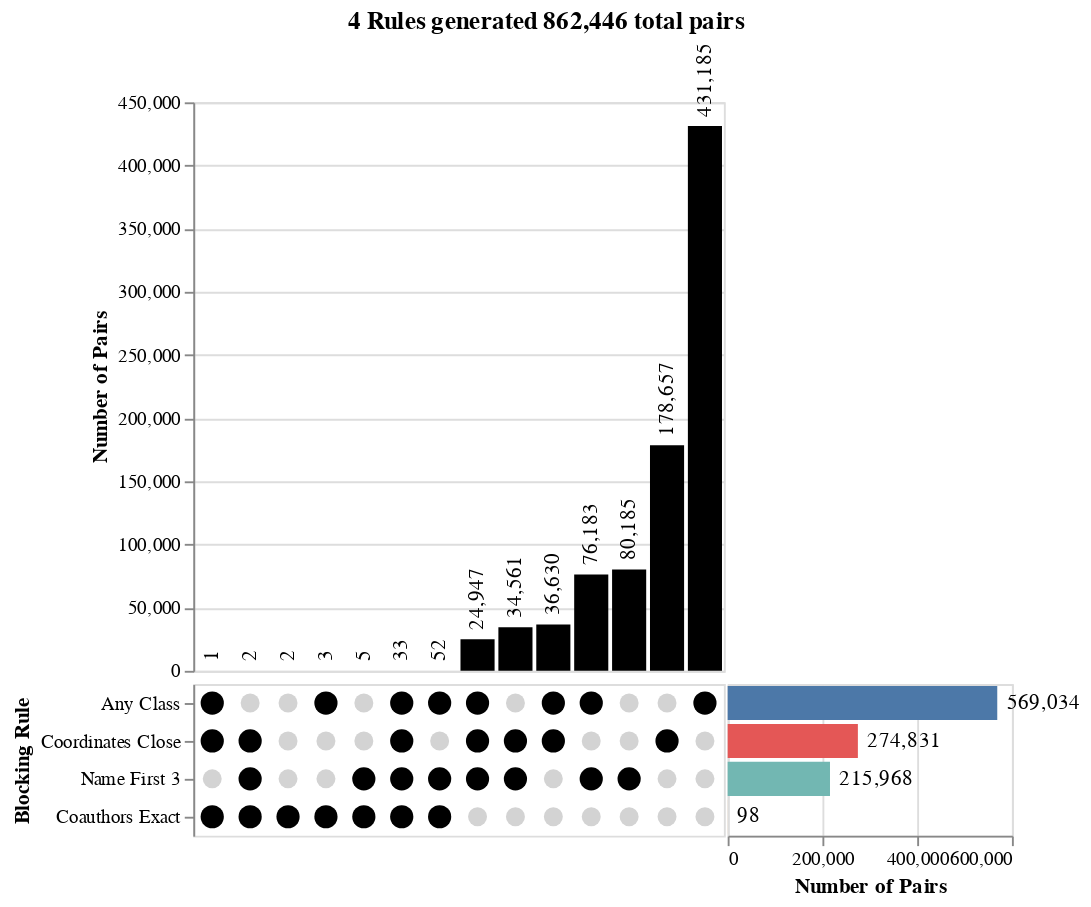

Source (notebook cell):
### Markdown cell above
We can also inspect which blocking rules were most to blame for the generated
pairs. If some rules generate a huge amount of comparisons, it might be worth
trying to make them more restrictive so we get better performance. Or, if some
blocking rules aren't generating any comparisons, that might be an indication
that we have a bug in there somewhere.

### Code cell
mismo.block.upset_chart(blocked)

### Figure 1 — Vega-Lite specification as saved in the notebook (floating-point values rounded to 4 significant figures)
{"config": {"view": {"continuousWidth": 300, "continuousHeight": 300}}, "vconcat": [{"layer": [{"mark": {"type": "bar", "color": "black"}, "encoding": {"x": {"axis": null, "field": "intersection_id", "sort": {"field": "intersection_size"}, "type": "ordinal"}, "y": {"field": "intersection_size", "title": "Number of Pairs", "type": "quantitative"}}, "transform": [{"filter": "(datum.set === 'Any Class')"}]}, {"mark": {"type": "text", "align": "left", "angle": 270, "dx": 5}, "encoding": {"text": {"field": "intersection_size", "format": ",", "type": "quantitative"}, "x": {"axis": null, "field": "intersection_id", "sort": {"field": "intersection_size"}, "type": "ordinal"}, "y": {"field": "intersection_size", "title": "Number of Pairs", "type": "quantitative"}}, "transform": [{"filter": "(datum.set === 'Any Class')"}]}]}, {"hconcat": [{"layer": [{"mark": {"type": "circle", "color": "lightgray", "opacity": 1, "size": 100}, "encoding": {"tooltip": [{"field": "set", "type": "nominal"}], "x": {"axis": null, "field": "intersection_id", "sort": {"field": "intersection_size"}, "type": "ordinal"}, "y": {"axis": {"labelLimit": 500, "title": "Blocking Rule"}, "field": "set", "sort": ["Any Class", "Coordinates Close", "Name First 3", "Coauthors Exact"], "type": "ordinal"}}}, {"mark": {"type": "circle", "color": "black", "opacity": 1, "size": 150}, "encoding": {"tooltip": [{"field": "set", "type": "nominal"}], "x": {"axis": null, "field": "intersection_id", "sort": {"field": "intersection_size"}, "type": "ordinal"}, "y": {"axis": {"labelLimit": 500, "title": "Blocking Rule"}, "field": "set", "sort": ["Any Class", "Coordinates Close", "Name First 3", "Coauthors Exact"], "type": "ordinal"}}, "transform": [{"filter": "datum.is_intersect"}]}]}, {"layer": [{"mark": {"type": "bar"}, "encoding": {"color": {"field": "set", "legend": null, "type": "nominal"}, "tooltip": [{"field": "set", "type": "nominal"}], "x": {"aggregate": "sum", "field": "intersection_size", "title": "Number of Pairs", "type": "quantitative"}, "y": {"axis": null, "field": "set", "sort": ["Any Class", "Coordinates Close", "Name First 3", "Coauthors Exact"], "type": "ordinal"}}, "transform": [{"filter": "datum.is_intersect"}]}, {"mark": {"type": "text", "align": "left", "dx": 5}, "encoding": {"text": {"aggregate": "sum", "field": "intersection_size", "format": ",", "type": "quantitative"}, "tooltip": [{"field": "set", "type": "nominal"}], "x": {"aggregate": "sum", "field": "intersection_size", "title": "Number of Pairs", "type": "quantitative"}, "y": {"axis": null, "field": "set", "sort": ["Any Class", "Coordinates Close", "Name First 3", "Coauthors Exact"], "type": "ordinal"}}, "transform": [{"filter": "datum.is_intersect"}]}], "width": 150}], "spacing": 0}], "data": {"name": "data-a8200f3f3962e05fabc7eea380a1c895"}, "spacing": 0, "title": {"text": "4 Rules generated 862,446 total pairs", "anchor": "middle"}, "$schema": "https://vega.github.io/schema/vega-lite/v5.17.0.json", "datasets": {"data-a8200f3f3962e05fabc7eea380a1c895": [{"intersection_id": 0, "intersection_size": 52, "intersection_degree": 3, "set": "Any Class", "is_intersect": true, "set_order": 0}, {"intersection_id": 1, "intersection_size": 5, "intersection_degree": 2, "set": "Any Class", "is_intersect": false, "set_order": 0}, {"intersection_id": 2, "intersection_size": 2, "intersection_degree": 3, "set": "Any Class", "is_intersect": false, "set_order": 0}, {"intersection_id": 3, "intersection_size": 2, "intersection_degree": 1, "set": "Any Class", "is_intersect": false, "set_order": 0}, {"intersection_id": 4, "intersection_size": 3, "intersection_degree": 2, "set": "Any Class", "is_intersect": true, "set_order": 0}, {"intersection_id": 5, "intersection_size": 178657, "intersection_degree": 1, "set": "Any Class", "is_intersect": false, "set_order": 0}, {"intersection_id": 6, "intersection_size": 80185, "intersection_degree": 1, "set": "Any Class", "is_intersect": false, "set_order": 0}, {"intersection_id": 7, "intersection_size": 24947, "intersection_degree": 3, "set": "Any Class", "is_intersect": true, "set_order": 0}, {"intersection_id": 8, "intersection_size": 34561, "intersection_degree": 2, "set": "Any Class", "is_intersect": false, "set_order": 0}, {"intersection_id": 9, "intersection_size": 1, "intersection_degree": 3, "set": "Any Class", "is_intersect": true, "set_order": 0}, {"intersection_id": 10, "intersection_size": 431185, "intersection_degree": 1, "set": "Any Class", "is_intersect": true, "set_order": 0}, {"intersection_id": 11, "intersection_size": 76183, "intersection_degree": 2, "set": "Any Class", "is_intersect": true, "set_order": 0}, {"intersection_id": 12, "intersection_size": 33, "intersection_degree": 4, "set": "Any Class", "is_intersect": true, "set_order": 0}, {"intersection_id": 13, "intersection_size": 36630, "intersection_degree": 2, "set": "Any Class", "is_intersect": true, "set_order": 0}, {"intersection_id": 0, "intersection_size": 52, "intersection_degree": 3, "set": "Coauthors Exact", "is_intersect": true, "set_order": 1}, {"intersection_id": 1, "intersection_size": 5, "intersection_degree": 2, "set": "Coauthors Exact", "is_intersect": true, "set_order": 1}, {"intersection_id": 2, "intersection_size": 2, "intersection_degree": 3, "set": "Coauthors Exact", "is_intersect": true, "set_order": 1}, {"intersection_id": 3, "intersection_size": 2, "intersection_degree": 1, "set": "Coauthors Exact", "is_intersect": true, "set_order": 1}, {"intersection_id": 4, "intersection_size": 3, "intersection_degree": 2, "set": "Coauthors Exact", "is_intersect": true, "set_order": 1}, {"intersection_id": 5, "intersection_size": 178657, "intersection_degree": 1, "set": "Coauthors Exact", "is_intersect": false, "set_order": 1}, {"intersection_id": 6, "intersection_size": 80185, "intersection_degree": 1, "set": "Coauthors Exact", "is_intersect": false, "set_order": 1}, {"intersection_id": 7, "intersection_size": 24947, "intersection_degree": 3, "set": "Coauthors Exact", "is_intersect": false, "set_order": 1}, {"intersection_id": 8, "intersection_size": 34561, "intersection_degree": 2, "set": "Coauthors Exact", "is_intersect": false, "set_order": 1}, {"intersection_id": 9, "intersection_size": 1, "intersection_degree": 3, "set": "Coauthors Exact", "is_intersect": true, "set_order": 1}, {"intersection_id": 10, "intersection_size": 431185, "intersection_degree": 1, "set": "Coauthors Exact", "is_intersect": false, "set_order": 1}, {"intersection_id": 11, "intersection_size": 76183, "intersection_degree": 2, "set": "Coauthors Exact", "is_intersect": false, "set_order": 1}, {"intersection_id": 12, "intersection_size": 33, "intersection_degree": 4, "set": "Coauthors Exact", "is_intersect": true, "set_order": 1}, {"intersection_id": 13, "intersection_size": 36630, "intersection_degree": 2, "set": "Coauthors Exact", "is_intersect": false, "set_order": 1}, {"intersection_id": 0, "intersection_size": 52, "intersection_degree": 3, "set": "Name First 3", "is_intersect": true, "set_order": 2}, {"intersection_id": 1, "intersection_size": 5, "intersection_degree": 2, "set": "Name First 3", "is_intersect": true, "set_order": 2}, {"intersection_id": 2, "intersection_size": 2, "intersection_degree": 3, "set": "Name First 3", "is_intersect": true, "set_order": 2}, {"intersection_id": 3, "intersection_size": 2, "intersection_degree": 1, "set": "Name First 3", "is_intersect": false, "set_order": 2}, {"intersection_id": 4, "intersection_size": 3, "intersection_degree": 2, "set": "Name First 3", "is_intersect": false, "set_order": 2}, {"intersection_id": 5, "intersection_size": 178657, "intersection_degree": 1, "set": "Name First 3", "is_intersect": false, "set_order": 2}, {"intersection_id": 6, "intersection_size": 80185, "intersection_degree": 1, "set": "Name First 3", "is_intersect": true, "set_order": 2}, {"intersection_id": 7, "intersection_size": 24947, "intersection_degree": 3, "set": "Name First 3", "is_intersect": true, "set_order": 2}, {"intersection_id": 8, "intersection_size": 34561, "intersection_degree": 2, "set": "Name First 3", "is_intersect": true, "set_order": 2}, {"intersection_id": 9, "intersection_size": 1, "intersection_degree": 3, "set": "Name First 3", "is_intersect": false, "set_order": 2}, {"intersection_id": 10, "intersection_size": 431185, "intersection_degree": 1, "set": "Name First 3", "is_intersect": false, "set_order": 2}, {"intersection_id": 11, "intersection_size": 76183, "intersection_degree": 2, "set": "Name First 3", "is_intersect": true, "set_order": 2}, {"intersection_id": 12, "intersection_size": 33, "intersection_degree": 4, "set": "Name First 3", "is_intersect": true, "set_order": 2}, {"intersection_id": 13, "intersection_size": 36630, "intersection_degree": 2, "set": "Name First 3", "is_intersect": false, "set_order": 2}, {"intersection_id": 0, "intersection_size": 52, "intersection_degree": 3, "set": "Coordinates Close", "is_intersect": false, "set_order": 3}, {"intersection_id": 1, "intersection_size": 5, "intersection_degree": 2, "set": "Coordinates Close", "is_intersect": false, "set_order": 3}, {"intersection_id": 2, "intersection_size": 2, "intersection_degree": 3, "set": "Coordinates Close", "is_intersect": true, "set_order": 3}, {"intersection_id": 3, "intersection_size": 2, "intersection_degree": 1, "set": "Coordinates Close", "is_intersect": false, "set_order": 3}, {"intersection_id": 4, "intersection_size": 3, "intersection_degree": 2, "set": "Coordinates Close", "is_intersect": false, "set_order": 3}, {"intersection_id": 5, "intersection_size": 178657, "intersection_degree": 1, "set": "Coordinates Close", "is_intersect": true, "set_order": 3}, {"intersection_id": 6, "intersection_size": 80185, "intersection_degree": 1, "set": "Coordinates Close", "is_intersect": false, "set_order": 3}, {"intersection_id": 7, "intersection_size": 24947, "intersection_degree": 3, "set": "Coordinates Close", "is_intersect": true, "set_order": 3}, {"intersection_id": 8, "intersection_size": 34561, "intersection_degree": 2, "set": "Coordinates Close", "is_intersect": true, "set_order": 3}, {"intersection_id": 9, "intersection_size": 1, "intersection_degree": 3, "set": "Coordinates Close", "is_intersect": true, "set_order": 3}, {"intersection_id": 10, "intersection_size": 431185, "intersection_degree": 1, "set": "Coordinates Close", "is_intersect": false, "set_order": 3}, {"intersection_id": 11, "intersection_size": 76183, "intersection_degree": 2, "set": "Coordinates Close", "is_intersect": false, "set_order": 3}, {"intersection_id": 12, "intersection_size": 33, "intersection_degree": 4, "set": "Coordinates Close", "is_intersect": true, "set_order": 3}, {"intersection_id": 13, "intersection_size": 36630, "intersection_degree": 2, "set": "Coordinates Close", "is_intersect": true, "set_order": 3}]}}
